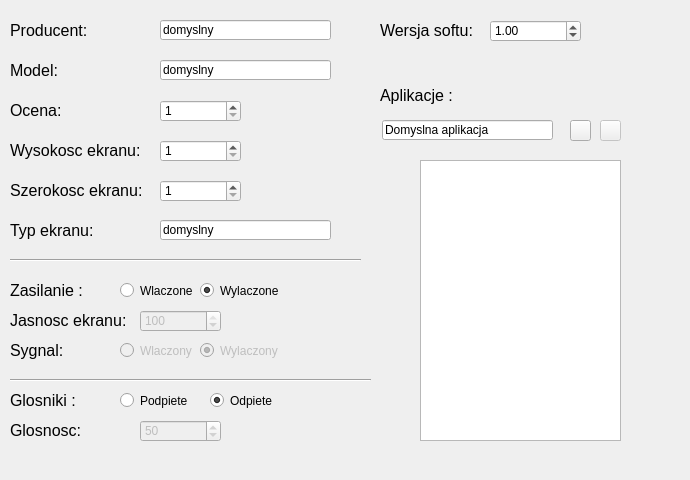
   <widget class="QWidget" name="tab_smart">
    <attribute name="title">
     <string>SmartTV</string>
    </attribute>
    <widget class="QFrame" name="frame_smart">
     <property name="enabled">
      <bool>true</bool>
     </property>
     <property name="geometry">
      <rect>
       <x>0</x>
       <y>0</y>
       <width>681</width>
       <height>471</height>
      </rect>
     </property>
     <property name="frameShape">
      <enum>QFrame::NoFrame</enum>
     </property>
     <widget class="QLabel" name="label_24">
      <property name="enabled">
       <bool>true</bool>
      </property>
      <property name="geometry">
       <rect>
        <x>10</x>
        <y>220</y>
        <width>131</width>
        <height>21</height>
       </rect>
      </property>
      <property name="font">
       <font>
        <pointsize>12</pointsize>
       </font>
      </property>
      <property name="text">
       <string>Typ ekranu: </string>
      </property>
     </widget>
     <widget class="QLineEdit" name="lineEdit_model_smart">
      <property name="enabled">
       <bool>true</bool>
      </property>
      <property name="geometry">
       <rect>
        <x>160</x>
        <y>60</y>
        <width>171</width>
        <height>20</height>
       </rect>
      </property>
      <property name="text">
       <string>domyslny</string>
      </property>
     </widget>
     <widget class="QLineEdit" name="lineEdit_producer_smart">
      <property name="enabled">
       <bool>true</bool>
      </property>
      <property name="geometry">
       <rect>
        <x>160</x>
        <y>20</y>
        <width>171</width>
        <height>20</height>
       </rect>
      </property>
      <property name="text">
       <string>domyslny</string>
      </property>
     </widget>
     <widget class="QLabel" name="label_27">
      <property name="enabled">
       <bool>true</bool>
      </property>
      <property name="geometry">
       <rect>
        <x>10</x>
        <y>280</y>
        <width>131</width>
        <height>21</height>
       </rect>
      </property>
      <property name="font">
       <font>
        <pointsize>12</pointsize>
       </font>
      </property>
      <property name="text">
       <string>Zasilanie :</string>
      </property>
     </widget>
     <widget class="QLabel" name="label_33">
      <property name="enabled">
       <bool>true</bool>
      </property>
      <property name="geometry">
       <rect>
        <x>10</x>
        <y>60</y>
        <width>121</width>
        <height>21</height>
       </rect>
      </property>
      <property name="font">
       <font>
        <pointsize>12</pointsize>
       </font>
      </property>
      <property name="text">
       <string>Model:</string>
      </property>
     </widget>
     <widget class="QLabel" name="label_35">
      <property name="enabled">
       <bool>true</bool>
      </property>
      <property name="geometry">
       <rect>
        <x>10</x>
        <y>390</y>
        <width>131</width>
        <height>21</height>
       </rect>
      </property>
      <property name="font">
       <font>
        <pointsize>12</pointsize>
       </font>
      </property>
      <property name="text">
       <string>Glosniki :</string>
      </property>
     </widget>
     <widget class="QLabel" name="label_36">
      <property name="enabled">
       <bool>true</bool>
      </property>
      <property name="geometry">
       <rect>
        <x>10</x>
        <y>340</y>
        <width>131</width>
        <height>21</height>
       </rect>
      </property>
      <property name="font">
       <font>
        <pointsize>12</pointsize>
       </font>
      </property>
      <property name="text">
       <string>Sygnal:</string>
      </property>
     </widget>
     <widget class="QLineEdit" name="lineEdit_screen_smart">
      <property name="enabled">
       <bool>true</bool>
      </property>
      <property name="geometry">
       <rect>
        <x>160</x>
        <y>220</y>
        <width>171</width>
        <height>20</height>
       </rect>
      </property>
      <property name="text">
       <string>domyslny</string>
      </property>
     </widget>
     <widget class="Line" name="line_7">
      <property name="enabled">
       <bool>true</bool>
      </property>
      <property name="geometry">
       <rect>
        <x>10</x>
        <y>250</y>
        <width>351</width>
        <height>20</height>
       </rect>
      </property>
      <property name="orientation">
       <enum>Qt::Horizontal</enum>
      </property>
     </widget>
     <widget class="QSpinBox" name="spinBox_volume_smart">
      <property name="enabled">
       <bool>false</bool>
      </property>
      <property name="geometry">
       <rect>
        <x>140</x>
        <y>420</y>
        <width>81</width>
        <height>22</height>
       </rect>
      </property>
      <property name="minimum">
       <number>1</number>
      </property>
      <property name="maximum">
       <number>100</number>
      </property>
      <property name="singleStep">
       <number>1</number>
      </property>
      <property name="value">
       <number>50</number>
      </property>
     </widget>
     <widget class="QLabel" name="label_37">
      <property name="enabled">
       <bool>true</bool>
      </property>
      <property name="geometry">
       <rect>
        <x>10</x>
        <y>100</y>
        <width>121</width>
        <height>21</height>
       </rect>
      </property>
      <property name="font">
       <font>
        <pointsize>12</pointsize>
       </font>
      </property>
      <property name="text">
       <string>Ocena:</string>
      </property>
     </widget>
     <widget class="QFrame" name="frame_signal_smart">
      <property name="enabled">
       <bool>true</bool>
      </property>
      <property name="geometry">
       <rect>
        <x>110</x>
        <y>340</y>
        <width>211</width>
        <height>21</height>
       </rect>
      </property>
      <widget class="QRadioButton" name="radioButton_signalOff_smart">
       <property name="enabled">
        <bool>false</bool>
       </property>
       <property name="geometry">
        <rect>
         <x>90</x>
         <y>0</y>
         <width>82</width>
         <height>21</height>
        </rect>
       </property>
       <property name="text">
        <string>Wylaczony</string>
       </property>
       <property name="checked">
        <bool>true</bool>
       </property>
      </widget>
      <widget class="QRadioButton" name="radioButton_signalOn_smart">
       <property name="enabled">
        <bool>false</bool>
       </property>
       <property name="geometry">
        <rect>
         <x>10</x>
         <y>0</y>
         <width>82</width>
         <height>21</height>
        </rect>
       </property>
       <property name="text">
        <string>Wlaczony</string>
       </property>
      </widget>
     </widget>
     <widget class="QFrame" name="frame_power_smart">
      <property name="enabled">
       <bool>true</bool>
      </property>
      <property name="geometry">
       <rect>
        <x>110</x>
        <y>280</y>
        <width>211</width>
        <height>21</height>
       </rect>
      </property>
      <widget class="QRadioButton" name="radioButton_pwrOn_smart">
       <property name="enabled">
        <bool>true</bool>
       </property>
       <property name="geometry">
        <rect>
         <x>10</x>
         <y>0</y>
         <width>82</width>
         <height>21</height>
        </rect>
       </property>
       <property name="text">
        <string>Wlaczone</string>
       </property>
      </widget>
      <widget class="QRadioButton" name="radioButton_pwrOff_smart">
       <property name="enabled">
        <bool>true</bool>
       </property>
       <property name="geometry">
        <rect>
         <x>90</x>
         <y>0</y>
         <width>82</width>
         <height>21</height>
        </rect>
       </property>
       <property name="text">
        <string>Wylaczone</string>
       </property>
       <property name="checked">
        <bool>true</bool>
       </property>
      </widget>
     </widget>
     <widget class="QLabel" name="label_38">
      <property name="enabled">
       <bool>true</bool>
      </property>
      <property name="geometry">
       <rect>
        <x>10</x>
        <y>310</y>
        <width>131</width>
        <height>21</height>
       </rect>
      </property>
      <property name="font">
       <font>
        <pointsize>12</pointsize>
       </font>
      </property>
      <property name="text">
       <string>Jasnosc ekranu:</string>
      </property>
     </widget>
     <widget class="QSpinBox" name="spinBox_brightness_smart">
      <property name="enabled">
       <bool>false</bool>
      </property>
      <property name="geometry">
       <rect>
        <x>140</x>
        <y>310</y>
        <width>81</width>
        <height>22</height>
       </rect>
      </property>
      <property name="minimum">
       <number>1</number>
      </property>
      <property name="maximum">
       <number>100</number>
      </property>
      <property name="singleStep">
       <number>1</number>
      </property>
      <property name="value">
       <number>100</number>
      </property>
     </widget>
     <widget class="QSpinBox" name="spinBox_rating_smart">
      <property name="enabled">
       <bool>true</bool>
      </property>
      <property name="geometry">
       <rect>
        <x>160</x>
        <y>100</y>
        <width>81</width>
        <height>22</height>
       </rect>
      </property>
      <property name="minimum">
       <number>1</number>
      </property>
      <property name="maximum">
       <number>10</number>
      </property>
     </widget>
     <widget class="Line" name="line_8">
      <property name="enabled">
       <bool>true</bool>
      </property>
      <property name="geometry">
       <rect>
        <x>10</x>
        <y>370</y>
        <width>361</width>
        <height>20</height>
       </rect>
      </property>
      <property name="orientation">
       <enum>Qt::Horizontal</enum>
      </property>
     </widget>
     <widget class="QLabel" name="label_39">
      <property name="enabled">
       <bool>true</bool>
      </property>
      <property name="geometry">
       <rect>
        <x>10</x>
        <y>20</y>
        <width>121</width>
        <height>21</height>
       </rect>
      </property>
      <property name="font">
       <font>
        <pointsize>12</pointsize>
       </font>
      </property>
      <property name="text">
       <string>Producent:</string>
      </property>
     </widget>
     <widget class="QSpinBox" name="spinBox_width_smart">
      <property name="enabled">
       <bool>true</bool>
      </property>
      <property name="geometry">
       <rect>
        <x>160</x>
        <y>180</y>
        <width>81</width>
        <height>22</height>
       </rect>
      </property>
      <property name="minimum">
       <number>1</number>
      </property>
      <property name="maximum">
       <number>8000</number>
      </property>
      <property name="singleStep">
       <number>100</number>
      </property>
     </widget>
     <widget class="QFrame" name="frame_speakers_smart">
      <property name="enabled">
       <bool>true</bool>
      </property>
      <property name="geometry">
       <rect>
        <x>120</x>
        <y>390</y>
        <width>201</width>
        <height>21</height>
       </rect>
      </property>
      <widget class="QRadioButton" name="radioButton_SpeakersOn_smart">
       <property name="enabled">
        <bool>true</bool>
       </property>
       <property name="geometry">
        <rect>
         <x>0</x>
         <y>0</y>
         <width>82</width>
         <height>21</height>
        </rect>
       </property>
       <property name="text">
        <string>Podpiete</string>
       </property>
       <property name="checked">
        <bool>false</bool>
       </property>
      </widget>
      <widget class="QRadioButton" name="radioButton_SpeakersOff_smart">
       <property name="enabled">
        <bool>true</bool>
       </property>
       <property name="geometry">
        <rect>
         <x>90</x>
         <y>0</y>
         <width>82</width>
         <height>21</height>
        </rect>
       </property>
       <property name="text">
        <string>Odpiete</string>
       </property>
       <property name="checked">
        <bool>true</bool>
       </property>
      </widget>
     </widget>
     <widget class="QLabel" name="label_40">
      <property name="enabled">
       <bool>true</bool>
      </property>
      <property name="geometry">
       <rect>
        <x>10</x>
        <y>180</y>
        <width>131</width>
        <height>21</height>
       </rect>
      </property>
      <property name="font">
       <font>
        <pointsize>12</pointsize>
       </font>
      </property>
      <property name="text">
       <string>Szerokosc ekranu:</string>
      </property>
     </widget>
     <widget class="QLabel" name="label_41">
      <property name="enabled">
       <bool>true</bool>
      </property>
      <property name="geometry">
       <rect>
        <x>10</x>
        <y>420</y>
        <width>131</width>
        <height>21</height>
       </rect>
      </property>
      <property name="font">
       <font>
        <pointsize>12</pointsize>
       </font>
      </property>
      <property name="text">
       <string>Glosnosc:</string>
      </property>
     </widget>
     <widget class="QLabel" name="label_42">
      <property name="enabled">
       <bool>true</bool>
      </property>
      <property name="geometry">
       <rect>
        <x>10</x>
        <y>140</y>
        <width>141</width>
        <height>21</height>
       </rect>
      </property>
      <property name="font">
       <font>
        <pointsize>12</pointsize>
       </font>
      </property>
      <property name="text">
       <string>Wysokosc ekranu:</string>
      </property>
     </widget>
     <widget class="QSpinBox" name="spinBox_height_smart">
      <property name="enabled">
       <bool>true</bool>
      </property>
      <property name="geometry">
       <rect>
        <x>160</x>
        <y>140</y>
        <width>81</width>
        <height>22</height>
       </rect>
      </property>
      <property name="minimum">
       <number>1</number>
      </property>
      <property name="maximum">
       <number>8000</number>
      </property>
      <property name="singleStep">
       <number>100</number>
      </property>
     </widget>
     <widget class="QLabel" name="label_46">
      <property name="enabled">
       <bool>true</bool>
      </property>
      <property name="geometry">
       <rect>
        <x>380</x>
        <y>20</y>
        <width>121</width>
        <height>21</height>
       </rect>
      </property>
      <property name="font">
       <font>
        <pointsize>12</pointsize>
       </font>
      </property>
      <property name="text">
       <string>Wersja softu:</string>
      </property>
     </widget>
     <widget class="QDoubleSpinBox" name="doubleSpinBox_soft">
      <property name="geometry">
       <rect>
        <x>490</x>
        <y>20</y>
        <width>91</width>
        <height>22</height>
       </rect>
      </property>
      <property name="singleStep">
       <double>0.010000000000000</double>
      </property>
      <property name="value">
       <double>1.000000000000000</double>
      </property>
     </widget>
     <widget class="QListWidget" name="listWidget_apps">
      <property name="geometry">
       <rect>
        <x>420</x>
        <y>160</y>
        <width>201</width>
        <height>281</height>
       </rect>
      </property>
     </widget>
     <widget class="QLabel" name="label_2">
      <property name="geometry">
       <rect>
        <x>380</x>
        <y>80</y>
        <width>91</width>
        <height>31</height>
       </rect>
      </property>
      <property name="font">
       <font>
        <pointsize>12</pointsize>
       </font>
      </property>
      <property name="text">
       <string>Aplikacje :</string>
      </property>
     </widget>
     <widget class="QPushButton" name="pushButton_addapp">
      <property name="enabled">
       <bool>true</bool>
      </property>
      <property name="geometry">
       <rect>
        <x>570</x>
        <y>120</y>
        <width>21</width>
        <height>21</height>
       </rect>
      </property>
      <property name="styleSheet">
       <string notr="true"/>
      </property>
      <property name="text">
       <string/>
      </property>
      <property name="icon">
       <iconset>
        <normaloff>Resources/plus.ico</normaloff>Resources/plus.ico</iconset>
      </property>
     </widget>
     <widget class="QLineEdit" name="lineEdit_apps">
      <property name="geometry">
       <rect>
        <x>382</x>
        <y>120</y>
        <width>171</width>
        <height>20</height>
       </rect>
      </property>
      <property name="text">
       <string>Domyslna aplikacja</string>
      </property>
     </widget>
     <widget class="QPushButton" name="pushButton_removeapp">
      <property name="enabled">
       <bool>false</bool>
      </property>
      <property name="geometry">
       <rect>
        <x>600</x>
        <y>120</y>
        <width>21</width>
        <height>21</height>
       </rect>
      </property>
      <property name="styleSheet">
       <string notr="true"/>
      </property>
      <property name="text">
       <string/>
      </property>
      <property name="icon">
       <iconset>
        <normaloff>Resources/minus.ico</normaloff>Resources/minus.ico</iconset>
      </property>
     </widget>
    </widget>
   </widget>
